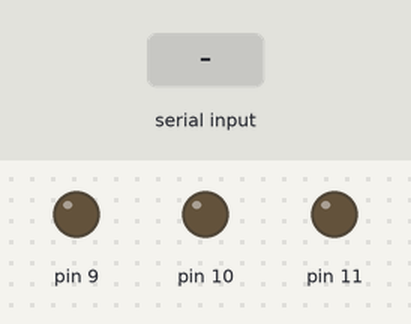
Simulated run of this sketch. Board: Arduino Uno, built with avr-gcc and run on an emulated ATmega328P. Parts: output pins drawn as LEDs (lit = HIGH). The inputs (shaded band) are chosen by the test bench.

Above: at 1.2 s.
1.3 s: "10\n" received over Serial
At 2.5 s:
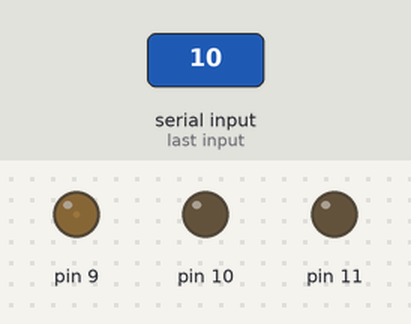
2.8 s: "90\n" received over Serial
At 3.7 s:
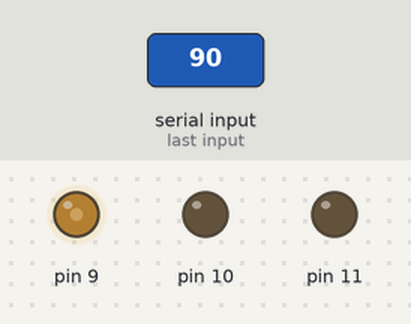
4.3 s: "200\n" received over Serial
At 4.9 s:
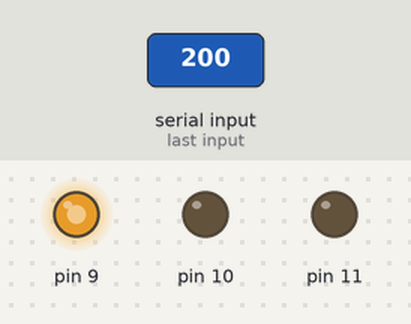
5.8 s: "B90\n" received over Serial
At 7.0 s:
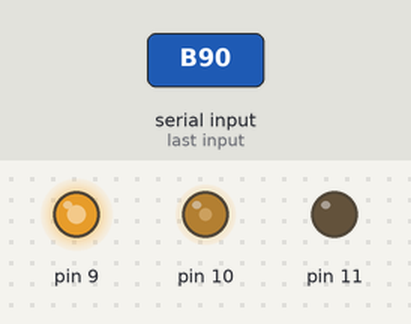
7.3 s: "5\n" received over Serial
At 8.3 s:
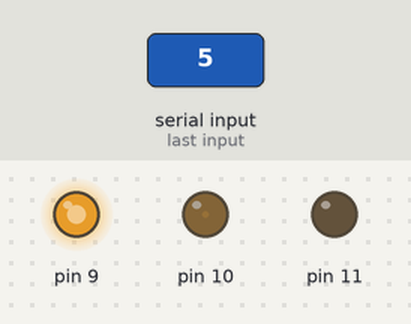
8.8 s: "A90\n" received over Serial
At 9.5 s:
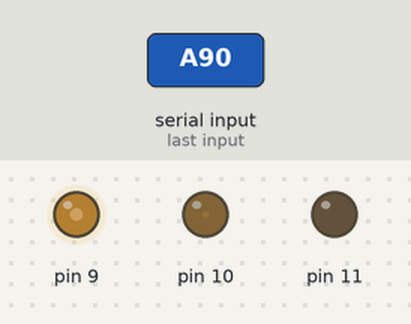
Timing chart, 0 to 11.3 s (numbered marks = the images above; inputs shaded):
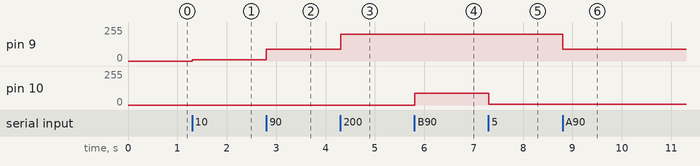

The sketch:

Serial_threelights_multidigit_led_dim.ino
```cpp
int level9brightness = 0; // A
int level10brightness = 0; // B
int level11brightness = 0; // C

int level = 0;
char whichLight = 'A';

void setup() {
  pinMode(9,OUTPUT);
  pinMode(10,OUTPUT);
  pinMode(11,OUTPUT);
  Serial.begin(9600);
}

void loop() {

  if (Serial.available()) {
    char ch = Serial.read();
    if (isDigit(ch)) {
      level = (level * 10) + (ch - '0');
    }
    else if (ch == 10) {
      if (whichLight == 'A') {
        level9brightness = level;
      }
      else if (whichLight == 'B') {
        level10brightness = level;
      }
      else if (whichLight == 'C') {
        level11brightness = level;
      }
      level = 0;
    }
    else {
      whichLight = ch;
    }
  }

  analogWrite(9,level9brightness);
  analogWrite(10,level10brightness);
  analogWrite(11,level11brightness);
}
```

Measured:
- after the input at 1.3 s, pin 9: 0/255 → 10/255 at once
- after the input at 2.8 s, pin 9: 10/255 → 90/255 at once
- after the input at 4.3 s, pin 9: 90/255 → 200/255 at once
- after the input at 5.8 s, pin 10: 0/255 → 90/255 at once
- after the input at 7.3 s, pin 10: 90/255 → 5/255 at once
- after the input at 8.8 s, pin 9: 200/255 → 90/255 at once
